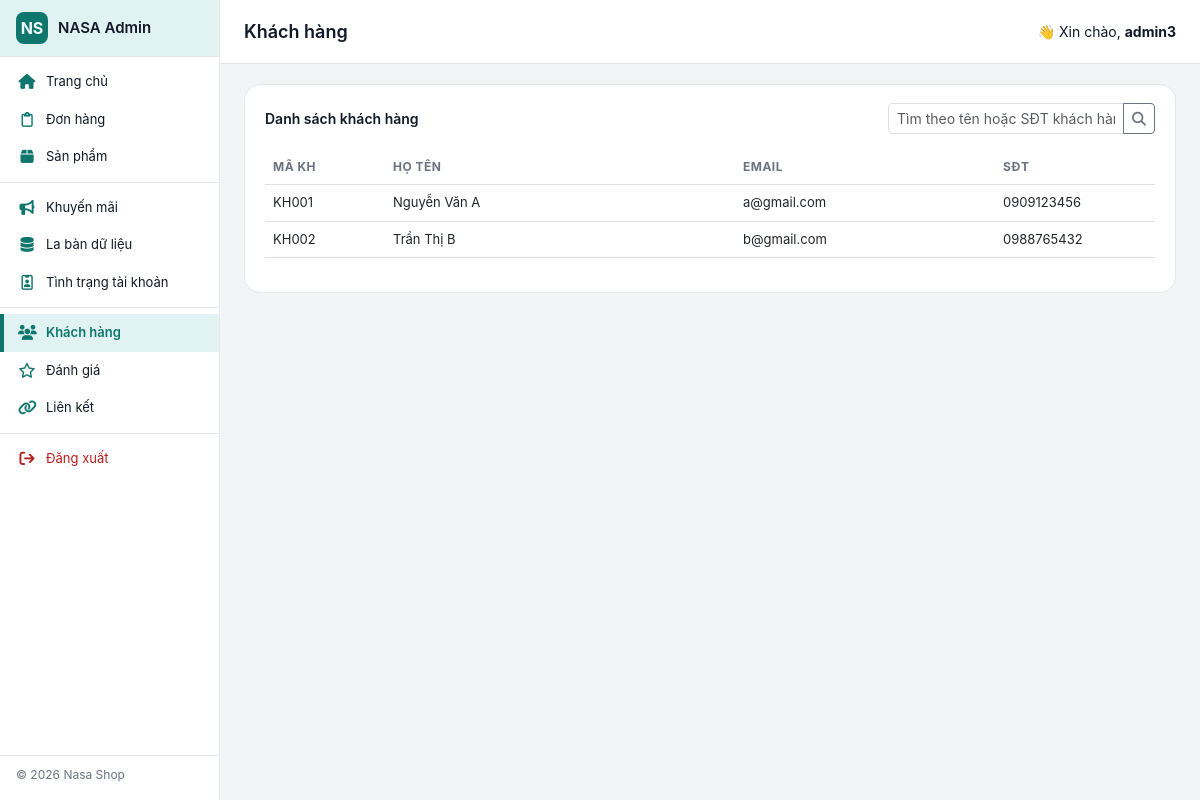
/trang-chu/admin/khachhang.php (signed in), run on the app's committed database.
### tables this page shows
CREATE TABLE `khachhang` (
  `id_khachhang` VARCHAR(20) NOT NULL,
  `ho_ten` VARCHAR(100) NOT NULL,
  `email` VARCHAR(100) NOT NULL UNIQUE,
  `mat_khau` VARCHAR(255) NOT NULL,
  `so_dien_thoai` VARCHAR(15),
  `otp_code` VARCHAR(6) DEFAULT NULL,
  `otp_expiry` DATETIME DEFAULT NULL,
  PRIMARY KEY (`id_khachhang`)
);

### trang-chu/admin/khachhang.php (the view, shortened to what this page needs)
<?php
require('../includes/connect.php');
$adminName = $_SESSION['admin_name'];
$search = trim($_GET['search'] ?? '');
if ($search !== '') {
    $stmt = $conn->prepare("
        SELECT *
        FROM khachhang
        WHERE ho_ten LIKE ? OR so_dien_thoai LIKE ?
        ORDER BY id_khachhang ASC
    ");
    $like = "%{$search}%";
    $stmt->execute([$like, $like]);
} else {
    $stmt = $conn->query("SELECT * FROM khachhang ORDER BY id_khachhang ASC");
}
$khachhangs = $stmt->fetchAll(PDO::FETCH_ASSOC);
?>
<!DOCTYPE html>
<html lang="vi">
<head>
    <link href="https://cdn.jsdelivr.net/npm/bootstrap@5.3.0/dist/css/bootstrap.min.css" rel="stylesheet">
    <link href="https://cdnjs.cloudflare.com/ajax/libs/font-awesome/6.5.0/css/all.min.css" rel="stylesheet">
    <link rel="stylesheet" href="admin.css">
</head>
<body>
    <div class="admin-layout">
        <aside class="admin-sidebar">
            <div class="admin-sidebar-header">
                <a href="home.php" class="admin-sidebar-brand">
                    <div class="admin-sidebar-logo">NS</div>
                    <div class="admin-sidebar-title">NASA Admin</div>
                </a>
            </div>
            <nav class="admin-sidebar-nav">
                <a href="home.php"
                    class="admin-nav-item <?php echo basename($_SERVER['PHP_SELF']) === 'home.php' ? 'active' : ''; ?>">
                    <i class="fa-solid fa-house"></i>
                    <span>Trang chủ</span>
                </a>
                <a href="donhang.php"
                    class="admin-nav-item <?php echo basename($_SERVER['PHP_SELF']) === 'donhang.php' ? 'active' : ''; ?>">
                    <i class="fa-regular fa-clipboard"></i>
                    <span>Đơn hàng</span>
                </a>
                <a href="sanpham.php"
                    class="admin-nav-item <?php echo in_array(basename($_SERVER['PHP_SELF']), ['sanpham.php', 'add_sanpham.php', 'edit_sanpham.php', 'xem_sanpham.php'], true) ? 'active' : ''; ?>">
                    <i class="fa-solid fa-box"></i>
                    <span>Sản phẩm</span>
                </a>
                <div class="admin-sidebar-divider"></div>
                <a href="khuyenmai.php"
                    class="admin-nav-item <?php echo basename($_SERVER['PHP_SELF']) === 'khuyenmai.php' ? 'active' : ''; ?>">
                    <i class="fa-solid fa-bullhorn"></i>
                    <span>Khuyến mãi</span>
                </a>
                <a href="doanhthu.php"
                    class="admin-nav-item <?php echo basename($_SERVER['PHP_SELF']) === 'doanhthu.php' ? 'active' : ''; ?>">
                    <i class="fa-solid fa-database"></i>
                    <span>La bàn dữ liệu</span>
                </a>
                <a href="qladmin.php"
                    class="admin-nav-item <?php echo basename($_SERVER['PHP_SELF']) === 'qladmin.php' ? 'active' : ''; ?>">
                    <i class="fa-regular fa-id-badge"></i>
                    <span>Tình trạng tài khoản</span>
                </a>
                <div class="admin-sidebar-divider"></div>
                <a href="khachhang.php"
                    class="admin-nav-item <?php echo basename($_SERVER['PHP_SELF']) === 'khachhang.php' ? 'active' : ''; ?>">
                    <i class="fa-solid fa-users"></i>
                    <span>Khách hàng</span>
                </a>
                <a href="danhgia.php"
                    class="admin-nav-item <?php echo basename($_SERVER['PHP_SELF']) === 'danhgia.php' ? 'active' : ''; ?>">
                    <i class="fa-regular fa-star"></i>
                    <span>Đánh giá</span>
                </a>
                <a href="lienket.php"
                    class="admin-nav-item <?php echo basename($_SERVER['PHP_SELF']) === 'lienket.php' ? 'active' : ''; ?>">
                    <i class="fa-solid fa-link"></i>
                    <span>Liên kết</span>
                </a>
                <div class="admin-sidebar-divider"></div>
                <a href="logout.php" class="admin-nav-item admin-sidebar-logout">
                    <i class="fa-solid fa-arrow-right-from-bracket"></i>
                    <span>Đăng xuất</span>
                </a>
            </nav>
            <div class="admin-sidebar-footer">
                © <?php echo date('Y'); ?> Nasa Shop
            </div>
        </aside>
        <div class="admin-main">
            <header class="admin-topbar">
                <div class="admin-topbar-left">
                    <div class="admin-page-title">Khách hàng</div>
                </div>
                <div class="admin-topbar-right">
                    <span>👋 Xin chào, <strong><?php echo htmlspecialchars($adminName); ?></strong></span>
                </div>
            </header>
            <main class="admin-content">
                <div class="card-panel">
                    <div class="card-panel-header d-flex flex-wrap justify-content-between align-items-center gap-2">
                        <div class="card-panel-title">Danh sách khách hàng</div>
                        <form method="get" class="order-search">
                            <div class="input-group input-group-sm">
                                <input type="text"
                                    name="search"
                                    class="form-control"
                                    placeholder="Tìm theo tên hoặc SĐT khách hàng..."
                                    value="<?php echo htmlspecialchars($search); ?>">
                                <button class="btn btn-outline-secondary" type="submit">
                                    <i class="fa-solid fa-magnifying-glass"></i>
                                </button>
                            </div>
                        </form>
                    </div>
                    <div class="table-responsive mt-3">
                        <table class="table table-modern table-hover align-middle">
                            <thead>
                                <tr>
                                    <th style="width: 120px;">Mã KH</th>
                                    <th>Họ tên</th>
                                    <th style="width: 260px;">Email</th>
                                    <th style="width: 160px;">SĐT</th>
                                </tr>
                            </thead>
                            <tbody>
                                <?php if (empty($khachhangs)): ?>
                                    <tr>
                                        <td colspan="4" class="text-center text-muted py-4">
                                            Chưa có khách hàng nào.
                                        </td>
                                    </tr>
                                <?php else: ?>
                                    <?php foreach ($khachhangs as $kh): ?>
                                        <tr>
                                            <td><?php echo htmlspecialchars($kh['id_khachhang']); ?></td>
                                            <td><?php echo htmlspecialchars($kh['ho_ten']); ?></td>
                                            <td><?php echo htmlspecialchars($kh['email']); ?></td>
                                            <td><?php echo htmlspecialchars($kh['so_dien_thoai']); ?></td>
                                        </tr>
                                    <?php endforeach; ?>
                                <?php endif; ?>
                            </tbody>
                        </table>
                    </div>
                </div>
            </main>
        </div>
    </div>
</body>
</html>

### trang-chu/admin/admin.css (style rules this page uses)
:root { --admin-accent: #0f766e; --admin-accent-soft: #e0f2f1; --admin-border: #e5e7eb; --admin-text-main: #111827; --admin-text-muted: #6b7280; --admin-card-bg: #ffffff; }
* { box-sizing: border-box; }
body { margin: 0; font-family: -apple-system, BlinkMacSystemFont, "Segoe UI", sans-serif; background: #f3f4f6; color: var(--admin-text-main); }
.admin-layout { display: flex; min-height: 100vh; }
.admin-sidebar { width: 220px; background: #ffffff; color: #111827; display: flex; flex-direction: column; position: fixed; inset-block: 0; inset-inline-start: 0; z-index: 20; border-right: 1px solid var(--admin-border); }
.admin-sidebar-header { padding: 12px 16px; display: flex; align-items: center; gap: 10px; border-bottom: 1px solid var(--admin-border); background: var(--admin-accent-soft); }
.admin-sidebar-logo { width: 32px; height: 32px; border-radius: 8px; background: var(--admin-accent); color: #ecfeff; display: flex; align-items: center; justify-content: center; font-size: 16px; font-weight: 700; }
.admin-sidebar-title { font-size: 15px; font-weight: 600; }
.admin-sidebar-nav { flex: 1; padding: 6px 0; overflow-y: auto; }
.admin-sidebar-brand { display: flex; align-items: center; gap: 10px; text-decoration: none; color: inherit; }
.admin-nav-item { display: flex; align-items: center; gap: 10px; padding: 9px 18px; text-decoration: none; color: #111827; font-size: 13px; border-radius: 0; transition: background 0.15s ease, color 0.15s ease, padding-left 0.15s ease; }
.admin-nav-item i { width: 18px; text-align: center; font-size: 15px; color: var(--admin-accent); }
.admin-nav-item span { flex: 1; }
.admin-nav-item.active { background: var(--admin-accent-soft); border-left: 4px solid var(--admin-accent); padding-left: 14px; font-weight: 600; color: var(--admin-accent); }
.admin-nav-item.active i { color: var(--admin-accent); }
.admin-sidebar-divider { border-top: 1px solid var(--admin-border); margin: 6px 0; }
.admin-sidebar-logout { color: #b91c1c; }
.admin-sidebar-logout i { color: #b91c1c; }
.admin-sidebar-footer { padding: 10px 16px 16px; font-size: 12px; color: var(--admin-text-muted); border-top: 1px solid var(--admin-border); }
.admin-main { margin-left: 220px; flex: 1; display: flex; flex-direction: column; min-height: 100vh; }
.admin-topbar { height: 64px; background: #ffffff; border-bottom: 1px solid var(--admin-border); display: flex; align-items: center; justify-content: space-between; padding: 0 24px; position: sticky; top: 0; z-index: 10; }
.admin-topbar-left { display: flex; align-items: center; gap: 12px; }
.admin-page-title { font-size: 18px; font-weight: 600; }
.admin-topbar-right { display: flex; align-items: center; gap: 16px; font-size: 14px; }
.admin-content { padding: 20px 24px 32px; }
.card-panel { background: #ffffff; border-radius: 16px; border: 1px solid var(--admin-border); padding: 18px 20px; margin-bottom: 18px; }
.card-panel-header { display: flex; align-items: center; justify-content: space-between; margin-bottom: 12px; }
.card-panel-title { font-size: 14px; font-weight: 600; }
.table-modern thead { background: #f9fafb; }
.table-modern th { font-size: 12px; text-transform: uppercase; letter-spacing: .04em; color: #6b7280; }
.table-modern td { font-size: 13px; vertical-align: middle; }
.order-search { display: flex; align-items: center; gap: 8px; }

### data on the page
khachhang: id_khachhang "KH001", ho_ten "Nguyễn Văn A", email "a@gmail.com", so_dien_thoai "0909123456"
khachhang: id_khachhang "KH002", ho_ten "Trần Thị B", email "b@gmail.com", so_dien_thoai "0988765432"

### other printed values
$adminName "admin3"
